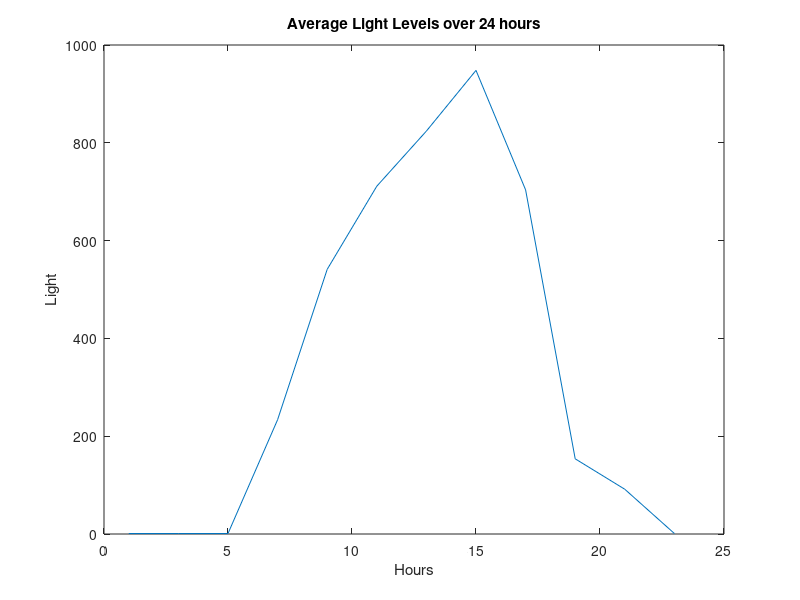

This chart was generated by the following MATLAB code:
% temp graph, starting from midnight
zlimlow = 0;
zlimhigh = 1100;

x = 1:3;
y = 1:3;
n1 = 1;
n2 = 1;
n3 = 1;
n4 = 1;
n5 = 1;
n6 = 1;
n7 = 1;
n8 = 1;
z = [((n1+n2+n3+n4+n5+n6+n7+n8)/8) n1 n2; n3 n4 n5; n6 n7 n8];
test = surf(x,y,z); %draw surf
zlim([zlimlow zlimhigh]); % set z limits
set(test,'FaceColor',[1 1 0]); % set fixed plane color
F(1) = getframe; % store current figure in F
average(1)=((n1+n2+n3+n4+n5+n6+n7+n8)/8);
x = 1:3;
y = 1:3;
n1 = 1;
n2 = 1;
n3 = 1;
n4 = 1;
n5 = 1;
n6 = 1;
n7 = 1;
n8 = 1;
z = [((n1+n2+n3+n4+n5+n6+n7+n8)/8) n1 n2; n3 n4 n5; n6 n7 n8];
test = surf(x,y,z); %draw surf
zlim([zlimlow zlimhigh]); % set z limits
set(test,'FaceColor',[1 1 0]); % set fixed plane color
F(2) = getframe; % store current figure in F
average(2)=((n1+n2+n3+n4+n5+n6+n7+n8)/8);
x = 1:3;
y = 1:3;
n1 = 1;
n2 = 1;
n3 = 1;
n4 = 1;
n5 = 1;
n6 = 1;
n7 = 1;
n8 = 1;
z = [((n1+n2+n3+n4+n5+n6+n7+n8)/8) n1 n2; n3 n4 n5; n6 n7 n8];
test = surf(x,y,z); %draw surf
zlim([zlimlow zlimhigh]); % set z limits
set(test,'FaceColor',[1 1 0]); % set fixed plane color
F(3) = getframe; % store current figure in F
average(3)=((n1+n2+n3+n4+n5+n6+n7+n8)/8);
x = 1:3;
y = 1:3;
n1 = 240;
n2 = 270;
n3 = 250;
n4 = 300;
n5 = 240;
n6 = 200;
n7 = 190;
n8 = 180;
z = [((n1+n2+n3+n4+n5+n6+n7+n8)/8) n1 n2; n3 n4 n5; n6 n7 n8];
test = surf(x,y,z); %draw surf
zlim([zlimlow zlimhigh]); % set z limits
set(test,'FaceColor',[1 1 0]); % set fixed plane color
F(4) = getframe; % store current figure in F
average(4)=((n1+n2+n3+n4+n5+n6+n7+n8)/8);
x = 1:3;
y = 1:3;
n1 = 600;
n2 = 680;
n3 = 550;
n4 = 520;
n5 = 580;
n6 = 490;
n7 = 460;
n8 = 450;
z = [((n1+n2+n3+n4+n5+n6+n7+n8)/8) n1 n2; n3 n4 n5; n6 n7 n8];
test = surf(x,y,z); %draw surf
zlim([zlimlow zlimhigh]); % set z limits
set(test,'FaceColor',[1 1 0]); % set fixed plane color
F(5) = getframe; % store current figure in F
average(5)=((n1+n2+n3+n4+n5+n6+n7+n8)/8);
x = 1:3;
y = 1:3;
n1 = 920;
n2 = 890;
n3 = 780;
n4 = 710;
n5 = 730;
n6 = 520;
n7 = 580;
n8 = 560;
z = [((n1+n2+n3+n4+n5+n6+n7+n8)/8) n1 n2; n3 n4 n5; n6 n7 n8];
test = surf(x,y,z); %draw surf
zlim([zlimlow zlimhigh]); % set z limits
set(test,'FaceColor',[1 1 0]); % set fixed plane color
F(6) = getframe; % store current figure in F
average(6)=((n1+n2+n3+n4+n5+n6+n7+n8)/8);
x = 1:3;
y = 1:3;
n1 = 1002;
n2 = 1010;
n3 = 900;
n4 = 860;
n5 = 820;
n6 = 650;
n7 = 680;
n8 = 670;
z = [((n1+n2+n3+n4+n5+n6+n7+n8)/8) n1 n2; n3 n4 n5; n6 n7 n8];
test = surf(x,y,z); %draw surf
zlim([zlimlow zlimhigh]); % set z limits
set(test,'FaceColor',[1 1 0]); % set fixed plane color
F(7) = getframe; % store current figure in F
average(7)=((n1+n2+n3+n4+n5+n6+n7+n8)/8);
x = 1:3;
y = 1:3;
n1 = 800;
n2 = 850;
n3 = 980;
n4 = 1000;
n5 = 950;
n6 = 990;
n7 = 1005;
n8 = 1010;
z = [((n1+n2+n3+n4+n5+n6+n7+n8)/8) n1 n2; n3 n4 n5; n6 n7 n8];
test = surf(x,y,z); %draw surf
zlim([zlimlow zlimhigh]); % set z limits
set(test,'FaceColor',[1 1 0]); % set fixed plane color
F(8) = getframe; % store current figure in F
average(8)=((n1+n2+n3+n4+n5+n6+n7+n8)/8);
x = 1:3;
y = 1:3;
n1 = 550;
n2 = 640;
n3 = 780;
n4 = 730;
n5 = 710;
n6 = 840;
n7 = 560;
n8 = 820;
z = [((n1+n2+n3+n4+n5+n6+n7+n8)/8) n1 n2; n3 n4 n5; n6 n7 n8];
test = surf(x,y,z); %draw surf
zlim([zlimlow zlimhigh]); % set z limits
set(test,'FaceColor',[1 1 0]); % set fixed plane color
F(9) = getframe; % store current figure in F
average(9)=((n1+n2+n3+n4+n5+n6+n7+n8)/8);
x = 1:3;
y = 1:3;
n1 = 100;
n2 = 120;
n3 = 180;
n4 = 200;
n5 = 220;
n6 = 170;
n7 = 100;
n8 = 140;
z = [((n1+n2+n3+n4+n5+n6+n7+n8)/8) n1 n2; n3 n4 n5; n6 n7 n8];
test = surf(x,y,z); %draw surf
zlim([zlimlow zlimhigh]); % set z limits
set(test,'FaceColor',[1 1 0]); % set fixed plane color
F(10) = getframe; % store current figure in F
average(10)=((n1+n2+n3+n4+n5+n6+n7+n8)/8);
x = 1:3;
y = 1:3;
n1 = 1;
n2 = 1;
n3 = 90;
n4 = 100;
n5 = 80;
n6 = 120;
n7 = 150;
n8 = 190;
z = [((n1+n2+n3+n4+n5+n6+n7+n8)/8) n1 n2; n3 n4 n5; n6 n7 n8];
test = surf(x,y,z); %draw surf
zlim([zlimlow zlimhigh]); % set z limits
set(test,'FaceColor',[1 1 0]); % set fixed plane color
F(11) = getframe; % store current figure in F
average(11)=((n1+n2+n3+n4+n5+n6+n7+n8)/8);
x = 1:3;
y = 1:3;
n1 = 1;
n2 = 1;
n3 = 1;
n4 = 1;
n5 = 1;
n6 = 1;
n7 = 1;
n8 = 1;
z = [((n1+n2+n3+n4+n5+n6+n7+n8)/8) n1 n2; n3 n4 n5; n6 n7 n8];
test = surf(x,y,z); %draw surf
zlim([zlimlow zlimhigh]); % set z limits
set(test,'FaceColor',[1 1 0]); % set fixed plane color
F(12) = getframe; % store current figure in F
average(12)=((n1+n2+n3+n4+n5+n6+n7+n8)/8);
plot(1:2:24,average);
title('Average Light Levels over 24 hours')
xlabel('Hours') % x-axis label
ylabel('Light') % y-axis label
